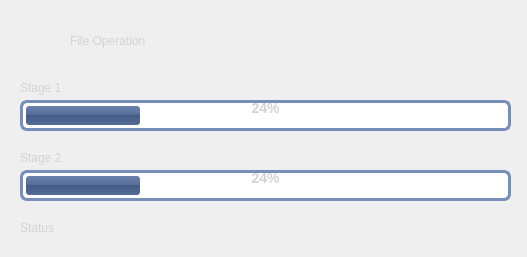
<?xml version="1.0" encoding="UTF-8"?>
<ui version="4.0">
 <class>Progress</class>
 <widget class="QWidget" name="Progress">
  <property name="geometry">
   <rect>
    <x>0</x>
    <y>0</y>
    <width>527</width>
    <height>257</height>
   </rect>
  </property>
  <property name="font">
   <font>
    <kerning>true</kerning>
   </font>
  </property>
  <property name="windowTitle">
   <string>Form</string>
  </property>
  <property name="styleSheet">
   <string notr="true">QMainWindow {
background-image: url(:/Images/Marble.jpg);
border-radius: 6px;
border-width: 3px;
}


QProgressBar {
color: lightgray;
border-width: 3px;
border-color: #778EB8;
border-style: solid;
border-radius: 7px;
padding: 3px;
font: bold &quot;Ubuntu&quot;;
font-size: 14px;
padding-left: 3px;
padding-right: 3px;
text-align: centered;
}

QProgressBar::chunk {
background-color: QLinearGradient( x1: 0, y1: 0, x2: 0, y2: 1,  stop: 0 #6B82AC, stop: 0.49 #566D97, stop: 0.5 #445B85, stop: 1 #566D97);
border-radius: 3px;
}

QLabel {
	color:	lightgray;
	font: bold &quot;Ubuntu&quot;;
	font-size: 12px;
}
</string>
  </property>
  <widget class="QProgressBar" name="progressBar">
   <property name="geometry">
    <rect>
     <x>20</x>
     <y>100</y>
     <width>491</width>
     <height>31</height>
    </rect>
   </property>
   <property name="font">
    <font>
     <pointsize>-1</pointsize>
     <italic>false</italic>
     <bold>true</bold>
     <kerning>true</kerning>
    </font>
   </property>
   <property name="styleSheet">
    <string notr="true"/>
   </property>
   <property name="value">
    <number>24</number>
   </property>
   <property name="alignment">
    <set>Qt::AlignCenter</set>
   </property>
   <property name="invertedAppearance">
    <bool>false</bool>
   </property>
  </widget>
  <widget class="QLabel" name="LabelHeader">
   <property name="geometry">
    <rect>
     <x>70</x>
     <y>20</y>
     <width>441</width>
     <height>41</height>
    </rect>
   </property>
   <property name="font">
    <font>
     <family>Ubuntu</family>
     <pointsize>26</pointsize>
     <italic>false</italic>
     <bold>false</bold>
     <kerning>true</kerning>
    </font>
   </property>
   <property name="styleSheet">
    <string notr="true">font: 26pt &quot;Ubuntu&quot;;</string>
   </property>
   <property name="text">
    <string>File Operation</string>
   </property>
  </widget>
  <widget class="QLabel" name="LabelStatus">
   <property name="geometry">
    <rect>
     <x>20</x>
     <y>220</y>
     <width>491</width>
     <height>16</height>
    </rect>
   </property>
   <property name="styleSheet">
    <string notr="true"/>
   </property>
   <property name="text">
    <string>Status</string>
   </property>
  </widget>
  <widget class="QLabel" name="label">
   <property name="geometry">
    <rect>
     <x>20</x>
     <y>20</y>
     <width>32</width>
     <height>32</height>
    </rect>
   </property>
   <property name="text">
    <string/>
   </property>
   <property name="pixmap">
    <pixmap>:/Images/file32x32.png</pixmap>
   </property>
  </widget>
  <widget class="QProgressBar" name="progressBar_2">
   <property name="geometry">
    <rect>
     <x>20</x>
     <y>170</y>
     <width>491</width>
     <height>31</height>
    </rect>
   </property>
   <property name="sizePolicy">
    <sizepolicy hsizetype="Fixed" vsizetype="Fixed">
     <horstretch>0</horstretch>
     <verstretch>0</verstretch>
    </sizepolicy>
   </property>
   <property name="font">
    <font>
     <pointsize>-1</pointsize>
     <italic>false</italic>
     <bold>true</bold>
    </font>
   </property>
   <property name="value">
    <number>24</number>
   </property>
   <property name="alignment">
    <set>Qt::AlignCenter</set>
   </property>
  </widget>
  <widget class="QLabel" name="LabelStage1">
   <property name="geometry">
    <rect>
     <x>20</x>
     <y>80</y>
     <width>491</width>
     <height>16</height>
    </rect>
   </property>
   <property name="text">
    <string>Stage 1</string>
   </property>
  </widget>
  <widget class="QLabel" name="LabelStage2">
   <property name="geometry">
    <rect>
     <x>20</x>
     <y>150</y>
     <width>491</width>
     <height>16</height>
    </rect>
   </property>
   <property name="text">
    <string>Stage 2</string>
   </property>
  </widget>
 </widget>
 <resources/>
 <connections/>
</ui>
